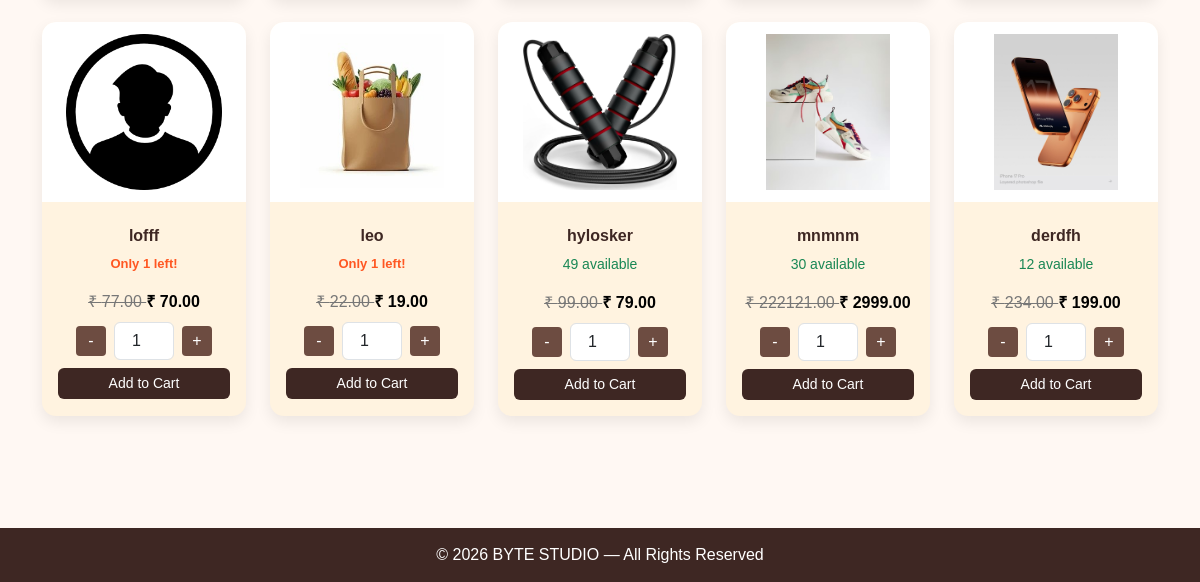
The app's page / (lower part), older data.
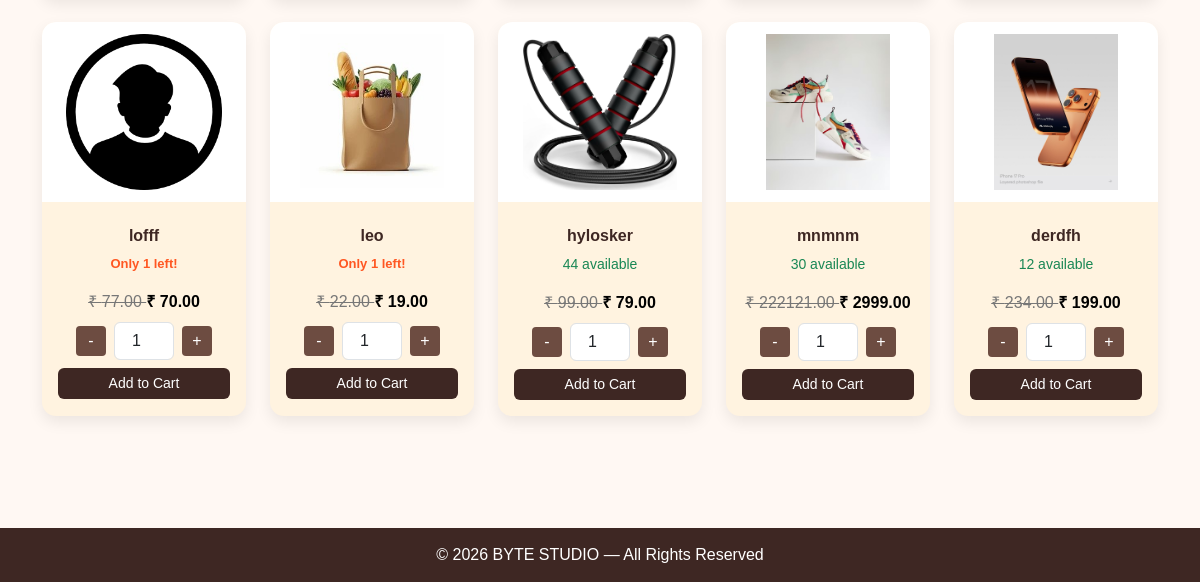
The same page, newer data.
### menuapp/models.py (models this page shows, shortened)
class SpecialItem(models.Model):
    name = models.CharField(max_length=200)
    image = models.ImageField(upload_to='special_items/')
    price = models.DecimalField(max_digits=8, decimal_places=2)
    offer_price = models.DecimalField(max_digits=8, decimal_places=2, null=True, blank=True)  # ✅ NEW
    quantity = models.PositiveIntegerField(default=0)
    description = models.TextField(blank=True)

### menuapp/views.py (the view)
# urls.py: path('', views.home, name='home'),
def home(request):
    carousels = Carousel.objects.all().order_by('-id')
    special_items = SpecialItem.objects.all().order_by('-id')
    offer = Offer.objects.filter(is_active=True).first()
    session_key = request.session.session_key
    if not session_key:
        request.session.create()
        session_key = request.session.session_key
    cart_count = Cart.objects.filter(session_key=session_key).count() + \
             SpecialCart.objects.filter(session_key=session_key).count()
    return render(request, 'menuapp/index.html', {
        'carousels': carousels,
        'special_items': special_items,
        'cart_count': cart_count,
        'offer': offer,   # 🔥 IMPORTANT
    })

### menuapp/context_processors.py (called while the page is built)
def cart_data(request):
    if not request.session.session_key:
        request.session.create()
    session_key = request.session.session_key
    cart_items = Cart.objects.filter(session_key=session_key)
    count = cart_items.count()
    return {
        "cart_items": cart_items,
        "cart_count": count
    }

### menuapp/templates/menuapp/index.html (shortened to what this page needs)
{% extends "menuapp/base.html" %}
{% load static %}
{% block content %}
<section class="py-5">
<div class="container">
<div class="row">
{% for item in special_items %}
<div class="col-lg-2-4 col-md-4 col-custom mb-4 d-flex">
<div class="card text-center w-100">
    {% if item.image %}
        <img src="{{ item.image.url }}" alt="{{ item.name }}">
    {% else %}
        <img src="{% static 'default.jpg' %}">
    {% endif %}
    <div class="p-3">
        <h6>{{ item.name }}</h6>
        {% if item.quantity > 0 %}
            {% if item.quantity <= 2 %}
                <div class="low-stock">
                    Only {{ item.quantity }} left!
                </div>
            {% else %}
                <p class="text-success small">
                    {{ item.quantity }} available
                </p>
            {% endif %}
        {% endif %}
        <div class="mb-2">
    {% if item.offer_price %}
        <span style="text-decoration:line-through; color:#777;">
            ₹ {{ item.price }}
        </span>
        <span class="price-new text-black fw-bold">
            ₹ {{ item.offer_price }}
        </span>
    {% else %}
        <span class="price-new fw-bold">
            ₹ {{ item.price }}
        </span>
    {% endif %}
</div>
        {% if item.quantity > 0 %}
        <form method="POST" action="{% url 'add_special_to_cart' item.id %}">
        <div class="d-flex justify-content-center align-items-center gap-2 mb-2">
            <button type="button"
                    class="qty-btn"
                    onclick="decreaseQty(this)">-</button>
            <input type="number"
                   name="quantity"
                   value="1"
                   min="1"
                   max="{{ item.quantity }}"
                   class="form-control text-center qty-input"
                   style="width:60px;">
            <button type="button"
                    class="qty-btn plus-btn"
                    data-max="{{ item.quantity }}"
                    onclick="increaseQty(this)">+</button>
        </div>
        <button type="submit" class="btn btn-sm btn-buy w-100">
            Add to Cart
        </button>
        </form>
        {% endif %}
    </div>
</div>
</div>
{% endfor %}
</div>
</div>
</section>
{% endblock %}

Row changes from the older to the newer data that the page shows:
changed SpecialItem "hylosker": quantity "49" → "44"
